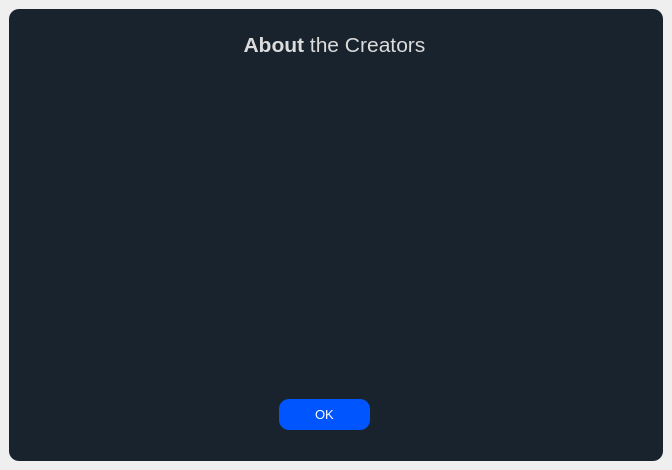
<?xml version="1.0" encoding="UTF-8"?>
<ui version="4.0">
 <class>about</class>
 <widget class="QMainWindow" name="about">
  <property name="geometry">
   <rect>
    <x>0</x>
    <y>0</y>
    <width>672</width>
    <height>470</height>
   </rect>
  </property>
  <property name="windowTitle">
   <string>MainWindow</string>
  </property>
  <widget class="QWidget" name="centralwidget">
   <layout class="QHBoxLayout" name="horizontalLayout">
    <item>
     <widget class="QFrame" name="frame">
      <property name="styleSheet">
       <string notr="true">QFrame{
	background-color:rgb(25, 35, 45);
	color:rgb(220,220,220);
	border-radius:10px;
}</string>
      </property>
      <property name="frameShape">
       <enum>QFrame::StyledPanel</enum>
      </property>
      <property name="frameShadow">
       <enum>QFrame::Raised</enum>
      </property>
      <widget class="QLabel" name="label">
       <property name="geometry">
        <rect>
         <x>10</x>
         <y>20</y>
         <width>631</width>
         <height>31</height>
        </rect>
       </property>
       <property name="font">
        <font>
         <family>Segoe UI</family>
         <pointsize>16</pointsize>
        </font>
       </property>
       <property name="text">
        <string>&lt;strong&gt; About &lt;/strong&gt; the Creators</string>
       </property>
       <property name="alignment">
        <set>Qt::AlignCenter</set>
       </property>
      </widget>
      <widget class="QPushButton" name="btn_ok">
       <property name="geometry">
        <rect>
         <x>270</x>
         <y>390</y>
         <width>91</width>
         <height>31</height>
        </rect>
       </property>
       <property name="font">
        <font>
         <family>Segoe UI</family>
         <pointsize>10</pointsize>
        </font>
       </property>
       <property name="styleSheet">
        <string notr="true">QPushButton{
	
	background-color: rgb(0, 85, 255);
	
	
	color: rgb(255, 255, 255);
	
    border-width: 2px;
    border-radius: 10px;
	
}

QPushButton::hover {
	
	background-color: rgb(85, 170, 255);
}

QPushButton::pressed {
	
	background-color: rgb(10, 2, 255);
}

</string>
       </property>
       <property name="text">
        <string>OK</string>
       </property>
      </widget>
      <widget class="QLabel" name="label_2">
       <property name="geometry">
        <rect>
         <x>30</x>
         <y>110</y>
         <width>591</width>
         <height>231</height>
        </rect>
       </property>
       <property name="styleSheet">
        <string notr="true"/>
       </property>
       <property name="text">
        <string/>
       </property>
       <property name="pixmap">
        <pixmap>C:/Users/sakun/Downloads/Picture2.png</pixmap>
       </property>
       <property name="scaledContents">
        <bool>true</bool>
       </property>
      </widget>
     </widget>
    </item>
   </layout>
  </widget>
 </widget>
 <resources/>
 <connections/>
</ui>
